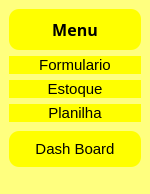
        <widget class="QFrame" name="frame_menu">
         <property name="minimumSize">
          <size>
           <width>150</width>
           <height>0</height>
          </size>
         </property>
         <property name="maximumSize">
          <size>
           <width>150</width>
           <height>16777215</height>
          </size>
         </property>
         <property name="styleSheet">
          <string notr="true">QFrame {
	border-radius: 10px;
	background-color: rgb(255, 255, 127);
}</string>
         </property>
         <property name="frameShape">
          <enum>QFrame::StyledPanel</enum>
         </property>
         <property name="frameShadow">
          <enum>QFrame::Raised</enum>
         </property>
         <layout class="QVBoxLayout" name="verticalLayout_3">
          <property name="spacing">
           <number>0</number>
          </property>
          <property name="leftMargin">
           <number>0</number>
          </property>
          <property name="topMargin">
           <number>0</number>
          </property>
          <property name="rightMargin">
           <number>0</number>
          </property>
          <property name="bottomMargin">
           <number>0</number>
          </property>
          <item>
           <widget class="QFrame" name="frame_10">
            <property name="frameShape">
             <enum>QFrame::StyledPanel</enum>
            </property>
            <property name="frameShadow">
             <enum>QFrame::Raised</enum>
            </property>
            <layout class="QVBoxLayout" name="verticalLayout_4">
             <item>
              <widget class="QFrame" name="frame_6">
               <property name="styleSheet">
                <string notr="true">background-color: rgb(255, 255, 0);</string>
               </property>
               <property name="frameShape">
                <enum>QFrame::StyledPanel</enum>
               </property>
               <property name="frameShadow">
                <enum>QFrame::Raised</enum>
               </property>
               <layout class="QVBoxLayout" name="verticalLayout_5">
                <item>
                 <widget class="QLabel" name="label_4">
                  <property name="font">
                   <font>
                    <family>Segoe UI Black</family>
                    <pointsize>12</pointsize>
                    <weight>75</weight>
                    <bold>true</bold>
                   </font>
                  </property>
                  <property name="text">
                   <string>Menu</string>
                  </property>
                  <property name="alignment">
                   <set>Qt::AlignCenter</set>
                  </property>
                 </widget>
                </item>
               </layout>
              </widget>
             </item>
             <item>
              <widget class="QFrame" name="frame_7">
               <property name="styleSheet">
                <string notr="true">background-color: rgb(255, 255, 0);</string>
               </property>
               <property name="frameShape">
                <enum>QFrame::StyledPanel</enum>
               </property>
               <property name="frameShadow">
                <enum>QFrame::Raised</enum>
               </property>
               <layout class="QVBoxLayout" name="verticalLayout_8">
                <property name="spacing">
                 <number>0</number>
                </property>
                <property name="leftMargin">
                 <number>0</number>
                </property>
                <property name="topMargin">
                 <number>0</number>
                </property>
                <property name="rightMargin">
                 <number>0</number>
                </property>
                <property name="bottomMargin">
                 <number>0</number>
                </property>
                <item>
                 <widget class="QPushButton" name="pushButton_formulario">
                  <property name="enabled">
                   <bool>true</bool>
                  </property>
                  <property name="maximumSize">
                   <size>
                    <width>16777215</width>
                    <height>60</height>
                   </size>
                  </property>
                  <property name="font">
                   <font>
                    <family>Segoe UI</family>
                    <pointsize>11</pointsize>
                   </font>
                  </property>
                  <property name="styleSheet">
                   <string notr="true">border: none;
box-shadow: none;</string>
                  </property>
                  <property name="text">
                   <string>Formulario</string>
                  </property>
                  <property name="shortcut">
                   <string/>
                  </property>
                  <property name="checkable">
                   <bool>false</bool>
                  </property>
                 </widget>
                </item>
               </layout>
              </widget>
             </item>
             <item>
              <widget class="QFrame" name="frame_8">
               <property name="styleSheet">
                <string notr="true">background-color: rgb(255, 255, 0);</string>
               </property>
               <property name="frameShape">
                <enum>QFrame::StyledPanel</enum>
               </property>
               <property name="frameShadow">
                <enum>QFrame::Raised</enum>
               </property>
               <layout class="QVBoxLayout" name="verticalLayout_7">
                <property name="spacing">
                 <number>0</number>
                </property>
                <property name="leftMargin">
                 <number>0</number>
                </property>
                <property name="topMargin">
                 <number>0</number>
                </property>
                <property name="rightMargin">
                 <number>0</number>
                </property>
                <property name="bottomMargin">
                 <number>0</number>
                </property>
                <item>
                 <widget class="QPushButton" name="pushButton_estoque">
                  <property name="maximumSize">
                   <size>
                    <width>16777215</width>
                    <height>60</height>
                   </size>
                  </property>
                  <property name="font">
                   <font>
                    <family>Segoe UI</family>
                    <pointsize>11</pointsize>
                   </font>
                  </property>
                  <property name="styleSheet">
                   <string notr="true">border: none;
box-shadow: none;</string>
                  </property>
                  <property name="text">
                   <string>Estoque</string>
                  </property>
                 </widget>
                </item>
               </layout>
              </widget>
             </item>
             <item>
              <widget class="QFrame" name="frame_9">
               <property name="styleSheet">
                <string notr="true">background-color: rgb(255, 255, 0);</string>
               </property>
               <property name="frameShape">
                <enum>QFrame::StyledPanel</enum>
               </property>
               <property name="frameShadow">
                <enum>QFrame::Raised</enum>
               </property>
               <layout class="QVBoxLayout" name="verticalLayout_6">
                <property name="spacing">
                 <number>0</number>
                </property>
                <property name="leftMargin">
                 <number>0</number>
                </property>
                <property name="topMargin">
                 <number>0</number>
                </property>
                <property name="rightMargin">
                 <number>0</number>
                </property>
                <property name="bottomMargin">
                 <number>0</number>
                </property>
                <item>
                 <widget class="QPushButton" name="pushButton_planilha">
                  <property name="maximumSize">
                   <size>
                    <width>16777215</width>
                    <height>60</height>
                   </size>
                  </property>
                  <property name="font">
                   <font>
                    <family>Segoe UI</family>
                    <pointsize>11</pointsize>
                   </font>
                  </property>
                  <property name="styleSheet">
                   <string notr="true">border: none;
box-shadow: none;</string>
                  </property>
                  <property name="text">
                   <string>Planilha</string>
                  </property>
                 </widget>
                </item>
               </layout>
              </widget>
             </item>
            </layout>
           </widget>
          </item>
          <item>
           <widget class="QFrame" name="frame_11">
            <property name="frameShape">
             <enum>QFrame::StyledPanel</enum>
            </property>
            <property name="frameShadow">
             <enum>QFrame::Raised</enum>
            </property>
            <layout class="QVBoxLayout" name="verticalLayout_10">
             <property name="topMargin">
              <number>0</number>
             </property>
             <item>
              <widget class="QFrame" name="frame_5">
               <property name="styleSheet">
                <string notr="true">background-color: rgb(255, 255, 0);</string>
               </property>
               <property name="frameShape">
                <enum>QFrame::StyledPanel</enum>
               </property>
               <property name="frameShadow">
                <enum>QFrame::Raised</enum>
               </property>
               <layout class="QVBoxLayout" name="verticalLayout_11">
                <item>
                 <widget class="QPushButton" name="pushButton_dashboard">
                  <property name="maximumSize">
                   <size>
                    <width>16777215</width>
                    <height>60</height>
                   </size>
                  </property>
                  <property name="font">
                   <font>
                    <family>Segoe UI</family>
                    <pointsize>11</pointsize>
                   </font>
                  </property>
                  <property name="styleSheet">
                   <string notr="true">border: none;
box-shadow: none;</string>
                  </property>
                  <property name="text">
                   <string>Dash Board</string>
                  </property>
                 </widget>
                </item>
               </layout>
              </widget>
             </item>
             <item>
              <widget class="QFrame" name="frame_12">
               <property name="frameShape">
                <enum>QFrame::StyledPanel</enum>
               </property>
               <property name="frameShadow">
                <enum>QFrame::Raised</enum>
               </property>
              </widget>
             </item>
             <item>
              <widget class="QFrame" name="frame_13">
               <property name="frameShape">
                <enum>QFrame::StyledPanel</enum>
               </property>
               <property name="frameShadow">
                <enum>QFrame::Raised</enum>
               </property>
              </widget>
             </item>
             <item>
              <widget class="QFrame" name="frame_14">
               <property name="frameShape">
                <enum>QFrame::StyledPanel</enum>
               </property>
               <property name="frameShadow">
                <enum>QFrame::Raised</enum>
               </property>
              </widget>
             </item>
            </layout>
           </widget>
          </item>
         </layout>
        </widget>
